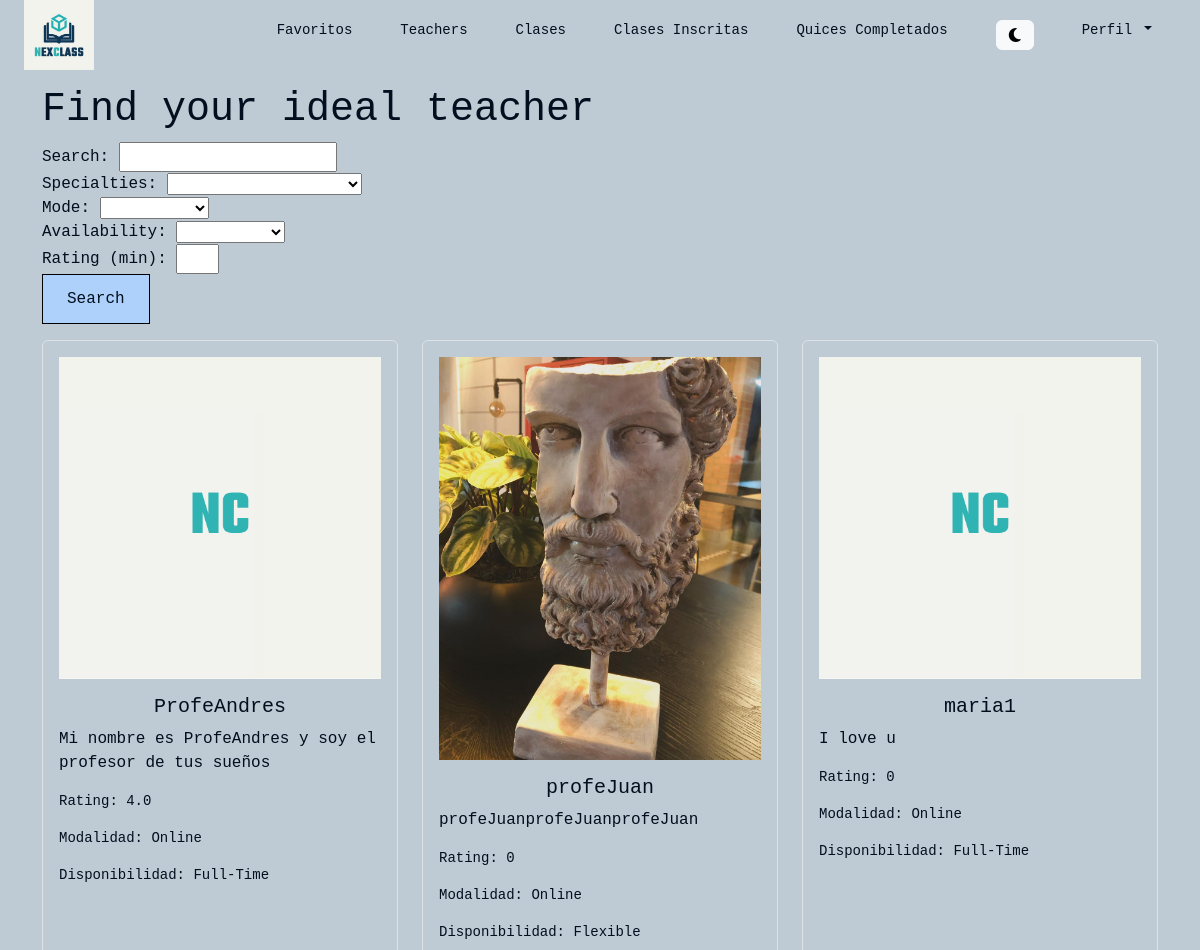
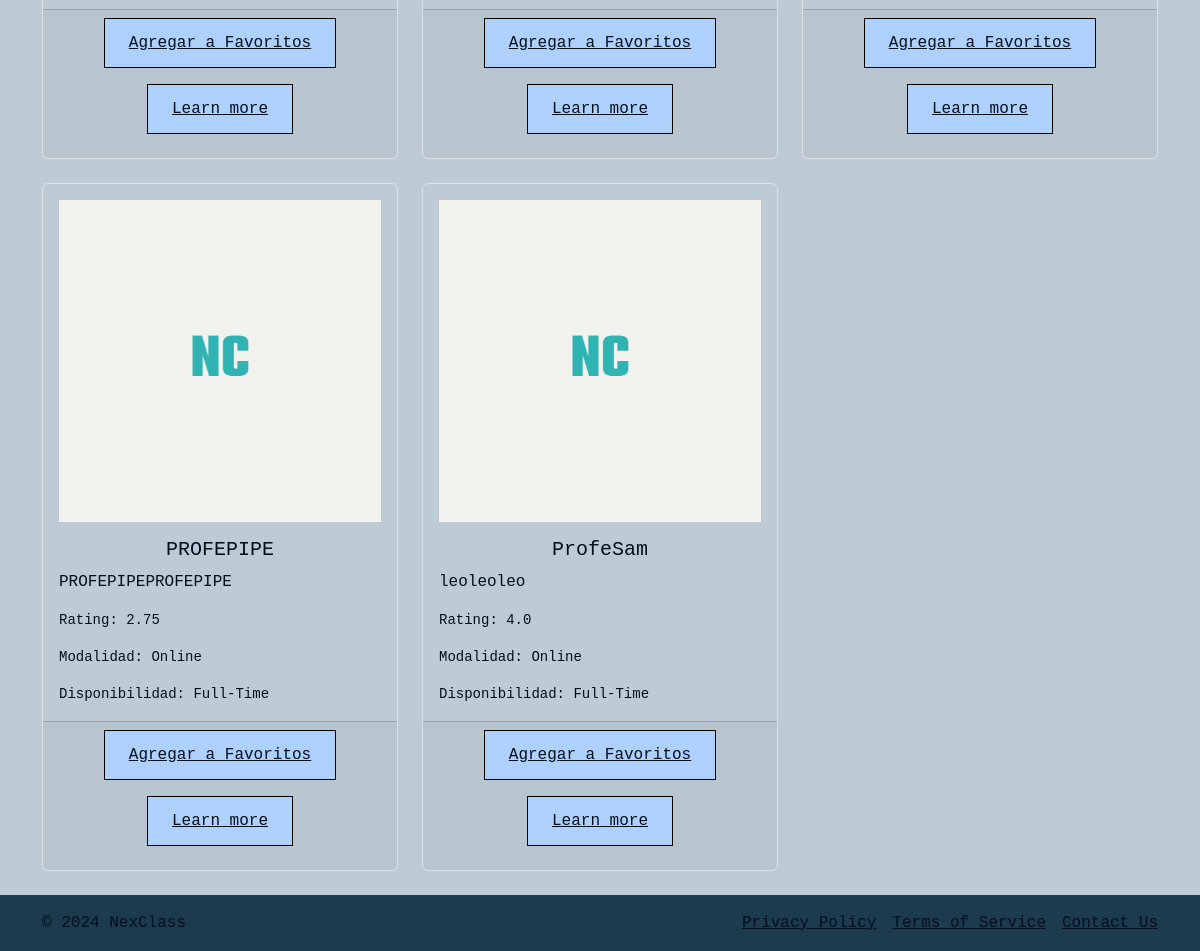
The page /teachers/ (signed in) on the database its author committed (2 pictures, top to bottom).
### users/models.py (models this page shows, shortened)
class Teacher(models.Model):
    user = models.OneToOneField(User, on_delete=models.CASCADE)
    specialties = models.CharField(
        max_length=50,
        choices=Specialties.choices
    )
    biography = models.TextField()
    average_rating = models.FloatField(default=0.0)
    availability = models.CharField(
        max_length=50,
        choices=Availability.choices
    )
    mode = models.CharField(
        max_length=50,
        choices=Mode.choices
    )
    def average_rating(self):
        ratings = self.ratings.all()
        if ratings:
            return sum([rating.rating for rating in ratings]) / ratings.count()
        return 0

class User(AbstractBaseUser, PermissionsMixin):
    user_id = models.AutoField(primary_key=True)
    name = models.CharField(max_length=255)
    username = models.CharField(max_length=150, unique=True)
    email = models.EmailField(unique=True)
    password = models.CharField(max_length=128)
    user_type = models.CharField(
        max_length=10,
        choices=UserType.choices
    )
    registration_date = models.DateTimeField(auto_now_add=True)
    profile_picture = models.ImageField(upload_to='profile_photos/', default='profile_photos/default_profile.png',
                                        null=True, blank=True)
    address = models.CharField(max_length=255, null=True, blank=True)
    profile_complete = models.BooleanField(default=False)
    is_active = models.BooleanField(default=True)
    is_staff = models.BooleanField(default=False)
    objects = UserManager()
    USERNAME_FIELD = 'username'
    REQUIRED_FIELDS = ['email', 'name']

### reviews/models.py (models this page shows)
class TeacherRating(models.Model):
    teacher = models.ForeignKey(Teacher, on_delete=models.CASCADE, related_name='ratings')
    student = models.ForeignKey(Student, on_delete=models.CASCADE)
    rating = models.PositiveIntegerField()
    comment = models.TextField(null=True, blank=True)
    created_at = models.DateTimeField(auto_now_add=True)
    class Meta:
        unique_together = ('teacher', 'student')  # Un estudiante solo puede calificar a un profesor una vez

### search/views.py (the view, shortened to what this page needs)
# urls.py: path('teachers/', views.teachers, name='teachers'),
@login_required()
def teachers(request):
    searchTeacher = request.GET.get('searchTeacher', '')
    specialties_filter = request.GET.get('specialties', '')
    mode_filter = request.GET.get('mode', '')
    availability_filter = request.GET.get('availability', '')
    rating_filter = request.GET.get('rating', '')
    filters = Q()
    if specialties_filter:
        filters &= Q(specialties=specialties_filter)
    if mode_filter:
        filters &= Q(mode=mode_filter)
    if availability_filter:
        filters &= Q(availability=availability_filter)
    teachers = Teacher.objects.filter(filters)
    filtered_teachers = []
    for teacher in teachers:
        avg_rating = teacher.average_rating()
        if rating_filter:
            if avg_rating >= float(rating_filter):
                filtered_teachers.append(teacher)
        else:
            filtered_teachers.append(teacher)
    return render(request, 'teachers.html', {
        'teachers': filtered_teachers,
        'specialties': Specialties.choices,
        'modes': Mode.choices,
        'availabilities': Availability.choices
    })

### search/templates/teachers.html
{% extends 'navbar.html' %}
{% block content %}
    <div class="container mt-3">
        <h1>Find your ideal teacher</h1>
        <form method="GET" action="{% url 'teachers' %}">
            <div>
                <label for="searchTeacher">Search: </label>
                <input type="text" id="searchTeacher" name="searchTeacher" value="{{ request.GET.searchTeacher }}">
            </div>
            <div>
                <label for="specialties">Specialties:</label>
                <select id="specialties" name="specialties">
                    <option value=""></option>
                    {% for key, value in specialties %}
                        <option value="{{ key }}" {% if request.GET.specialties == key %}selected{% endif %}>{{ value }}</option>
                    {% endfor %}
                </select>
            </div>
            <div>
                <label for="mode">Mode:</label>
                <select id="mode" name="mode">
                    <option value=""></option>
                    {% for key, value in modes %}
                        <option value="{{ key }}" {% if request.GET.mode == key %}selected{% endif %}>{{ value }}</option>
                    {% endfor %}
                </select>
            </div>
            <div>
                <label for="availability">Availability:</label>
                <select id="availability" name="availability">
                    <option value=""></option>
                    {% for key, value in availabilities %}
                        <option value="{{ key }}" {% if request.GET.availability == key %}selected{% endif %}>{{ value }}</option>
                    {% endfor %}
                </select>
            </div>
            <div>
                <label for="rating">Rating (min):</label>
                <input type="number" id="rating" name="rating" min="0" max="5" step="1" value="{{ request.GET.rating }}">
            </div>
            <button type="submit" class="button-custom-two">Search</button>
        </form>
        <div class="row">
            {% for teacher in teachers %}
            <div class="col-md-4 mb-4 d-flex align-items-stretch">
                <div class="card bg-transparent border">
                    <img class="card-img-top px-3 pt-3" src="{{ teacher.user.profile_picture.url }}" alt="{{ teacher.user.username }}">
                    <div class="card-body text_custom">
                        <h5 class="card-title text-center">{{ teacher.user.username }}</h5>
                        <p class="card-text">{{ teacher.biography }}</p>
                        <p class="card-text"><small>Rating: {{ teacher.average_rating }}</small></p>
                        <p class="card-text"><small>Modalidad: {{ teacher.get_mode_display }}</small></p>
                        <p class="card-text"><small>Disponibilidad: {{ teacher.get_availability_display }}</small></p>
                    </div>
                    <div class="card-footer text-center">
                        <a href="{% url 'add_favorite_teacher' teacher.id %}" class="button-custom-two mb-3">Agregar a Favoritos</a>
                        <a href="{% url 'teachers_detail' teacher.id %}" class="button-custom-two mb-3">Learn more</a>
                    </div>
                </div>
            </div>
            {% endfor %}
        </div>
    </div>
{% endblock content %}

### NextClassProject/static/styles/global.css (style rules this page uses)
h1, h2, h3, h4, h5, h6 { font-family: "Space Mono", monospace; color: var(--text-color); }
.text_custom { color: var(--text-color); }
.button-custom-two { background-color: var(--button-bg-color-two); color: var(--button-text-color); border: 0.5px solid var(--border-color); border-radius: 0; padding: 12px 24px; text-align: center; display: inline-block; font-size: 16px; cursor: pointer; transition: background-color 0.3s, color 0.3s; }
a { gap: 2px; color: var(--text-color); }

### rows shown on the page
Teacher: user.profile_picture (placeholder picture), user.username "ProfeAndres", biography "Mi nombre es ProfeAndres y soy el profesor de tus sueños", average_rating "4.0", mode "Online", availability "Full-Time"
Teacher: user.profile_picture (picture), user.username "profeJuan", biography "profeJuanprofeJuanprofeJuan", average_rating "0", mode "Online", availability "Flexible"
Teacher: user.profile_picture (placeholder picture), user.username "maria1", biography "I love u", average_rating "0", mode "Online", availability "Full-Time"
Teacher: user.profile_picture (placeholder picture), user.username "PROFEPIPE", biography "PROFEPIPEPROFEPIPE", average_rating "2.75", mode "Online", availability "Full-Time"
Teacher: user.profile_picture (placeholder picture), user.username "ProfeSam", biography "leoleoleo", average_rating "4.0", mode "Online", availability "Full-Time"
